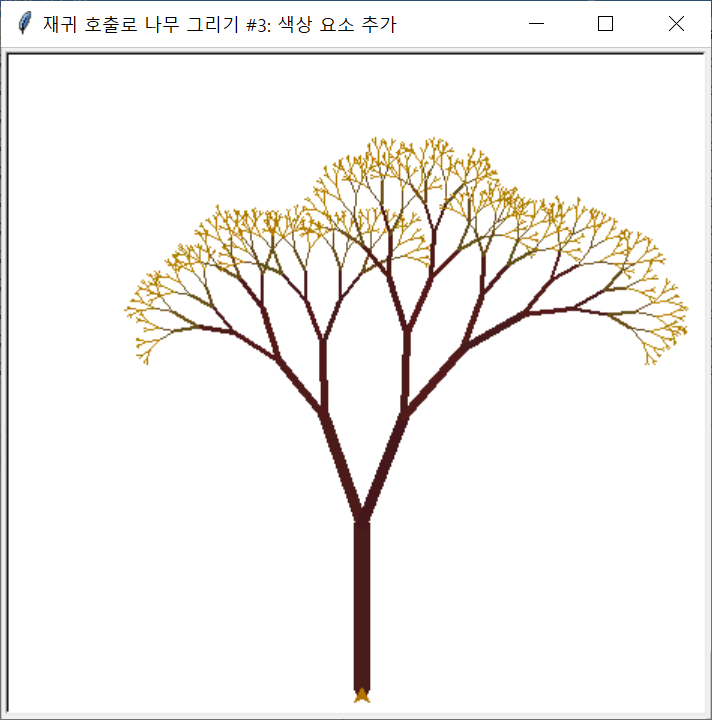

This figure's Python source:
"""
재귀 호출로 나무를 그리되, 가지 길이뿐 아니라 각도와 색상에도 변화를 주어
더 자연스러운 나무를 만드는 예제.

`tree2.py`에서는 가지 길이에만 난수를 적용했지만,
이 파일에서는 다음 요소까지 함께 변화시킨다.
1. 왼쪽 가지와 오른쪽 가지의 갈라지는 각도
2. 가지 굵기에 따른 색상 계열
3. 같은 계열 안에서도 조금씩 달라지는 실제 색상

이렇게 하면 결과가 훨씬 덜 기계적이고,
줄기, 잔가지, 잎 부분이 시각적으로 구분되는 나무를 만들 수 있다.
"""

import turtle as t
import random

# 기본 가지 분기 각도
ANGLE = 20

# 가지 길이가 이 값보다 짧아지면 더 이상 갈라지지 않는다.
MIN_LENGTH = 5

# 하위 가지 길이는 부모 가지 길이의 70%로 줄어든다.
REDUCE_RATE = 0.7

# 가지 길이에 비례해 펜 두께를 정하는 비율
WIDTH_RATE = 0.1

# 난수 비율의 범위: 값에 약간의 흔들림을 준다.
RANDOM_RATE_MIN = 0.9
RANDOM_RATE_MAX = 1.1

# 나뭇잎, 잔가지, 굵은 줄기에 사용할 기본 색상
COLOR_LEAF  = (0.7, 0.5, 0.0)
COLOR_SPRIG = (0.4, 0.3, 0.1)
COLOR_BRANCH = (0.3, 0.1, 0.1)

def random_value(value):
	# 주어진 값에 난수를 곱해 약간씩 다른 결과가 나오게 만든다.
	return value * random.uniform(RANDOM_RATE_MIN, RANDOM_RATE_MAX)

def color_near(color):
	# 기준 색상 주변의 비슷한 색을 만들어 자연스러운 변화를 준다.
	r, g, b = color
	return (
		random_value(r),
		random_value(g),
		random_value(b)
	)

def tree(length):
	# 현재 가지 길이에도 약간의 난수를 적용해 더 자연스럽게 만든다.
	len = random_value(length)
	w = len * WIDTH_RATE

	# 가지 굵기에 따라 잎, 잔가지, 굵은 줄기의 색상을 다르게 준다.
	# 그리고 같은 계열 안에서도 조금씩 다른 색을 사용해 생동감을 높인다.
	if w < 1:
		t.color(color_near(COLOR_LEAF))
	elif w < 2:
		t.color(color_near(COLOR_SPRIG))
	else:
		t.color(color_near(COLOR_BRANCH))
	# print(w, t.pencolor())

	# 현재 가지 길이에 맞는 굵기로 줄기를 그린다.
	t.width(w)
	t.pendown()
	t.forward(len)

	# 가지가 충분히 길면 좌우로 하위 가지를 재귀적으로 만든다.
	if len > MIN_LENGTH:
		# 왼쪽과 오른쪽의 각도를 서로 다르게 랜덤화하면 더 자연스럽다.
		angle_left = random_value(ANGLE)
		angle_right = random_value(ANGLE)

		# 하위 가지는 더 짧아진다.
		sub = len * REDUCE_RATE

		# 왼쪽 가지를 그린다.
		t.left(angle_left)
		tree(sub)

		# 오른쪽 가지를 그리기 위해 반대 방향으로 회전한다.
		t.right(angle_left + angle_right)
		tree(sub)

		# 상위 호출의 방향을 유지하도록 원래 방향으로 되돌린다.
		t.left(angle_right)

	# 현재 호출이 시작된 위치로 되돌아가 상위 줄기에서 다음 가지를 이어 그릴 수 있게 한다.
	t.penup()
	t.backward(len)


# 그리는 과정을 빠르게 보기 위해 최고 속도로 설정한다.
t.speed(0)

# 창 제목을 설정한다.
t.title("재귀 호출로 나무 그리기 #3: 색상 요소 추가")


# 화면 아래쪽에서 시작해 위로 자라는 나무처럼 보이게 배치한다.
t.penup()
t.goto(0, -200)
t.pendown()
t.setheading(90)

# 길이 120의 줄기에서 시작하여 재귀적으로 나무 전체를 그린다.
tree(120)

t.exitonclick()  # 창을 클릭하면 종료
